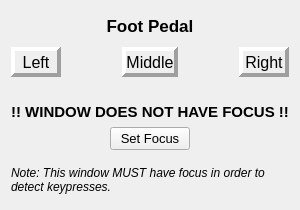
<?xml version="1.0" encoding="UTF-8"?>
<ui version="4.0">
 <class>FootPedal_gui</class>
 <widget class="QWidget" name="FootPedal_gui">
  <property name="geometry">
   <rect>
    <x>0</x>
    <y>0</y>
    <width>300</width>
    <height>210</height>
   </rect>
  </property>
  <property name="sizePolicy">
   <sizepolicy hsizetype="Fixed" vsizetype="Minimum">
    <horstretch>0</horstretch>
    <verstretch>0</verstretch>
   </sizepolicy>
  </property>
  <property name="minimumSize">
   <size>
    <width>300</width>
    <height>210</height>
   </size>
  </property>
  <property name="maximumSize">
   <size>
    <width>300</width>
    <height>210</height>
   </size>
  </property>
  <property name="windowTitle">
   <string>Form</string>
  </property>
  <property name="autoFillBackground">
   <bool>false</bool>
  </property>
  <layout class="QVBoxLayout" name="verticalLayout_2">
   <item>
    <layout class="QVBoxLayout" name="verticalLayout">
     <item>
      <spacer name="verticalSpacer_3">
       <property name="orientation">
        <enum>Qt::Vertical</enum>
       </property>
       <property name="sizeHint" stdset="0">
        <size>
         <width>20</width>
         <height>40</height>
        </size>
       </property>
      </spacer>
     </item>
     <item>
      <widget class="QLabel" name="label">
       <property name="font">
        <font>
         <pointsize>13</pointsize>
         <weight>75</weight>
         <italic>false</italic>
         <bold>true</bold>
         <underline>false</underline>
         <strikeout>false</strikeout>
        </font>
       </property>
       <property name="frameShape">
        <enum>QFrame::NoFrame</enum>
       </property>
       <property name="frameShadow">
        <enum>QFrame::Plain</enum>
       </property>
       <property name="lineWidth">
        <number>1</number>
       </property>
       <property name="text">
        <string>Foot Pedal</string>
       </property>
       <property name="alignment">
        <set>Qt::AlignCenter</set>
       </property>
      </widget>
     </item>
     <item>
      <spacer name="verticalSpacer">
       <property name="orientation">
        <enum>Qt::Vertical</enum>
       </property>
       <property name="sizeHint" stdset="0">
        <size>
         <width>20</width>
         <height>40</height>
        </size>
       </property>
      </spacer>
     </item>
     <item>
      <layout class="QHBoxLayout" name="horizontalLayout" stretch="0,0,0,0,0">
       <property name="sizeConstraint">
        <enum>QLayout::SetFixedSize</enum>
       </property>
       <property name="bottomMargin">
        <number>10</number>
       </property>
       <item>
        <widget class="QLabel" name="label_leftPedal">
         <property name="minimumSize">
          <size>
           <width>50</width>
           <height>30</height>
          </size>
         </property>
         <property name="font">
          <font>
           <pointsize>12</pointsize>
          </font>
         </property>
         <property name="frameShape">
          <enum>QFrame::Panel</enum>
         </property>
         <property name="frameShadow">
          <enum>QFrame::Raised</enum>
         </property>
         <property name="lineWidth">
          <number>4</number>
         </property>
         <property name="text">
          <string>Left</string>
         </property>
         <property name="alignment">
          <set>Qt::AlignCenter</set>
         </property>
        </widget>
       </item>
       <item>
        <spacer name="horizontalSpacer">
         <property name="orientation">
          <enum>Qt::Horizontal</enum>
         </property>
         <property name="sizeHint" stdset="0">
          <size>
           <width>40</width>
           <height>20</height>
          </size>
         </property>
        </spacer>
       </item>
       <item>
        <widget class="QLabel" name="label_middlePedal">
         <property name="minimumSize">
          <size>
           <width>0</width>
           <height>30</height>
          </size>
         </property>
         <property name="font">
          <font>
           <pointsize>12</pointsize>
          </font>
         </property>
         <property name="frameShape">
          <enum>QFrame::Panel</enum>
         </property>
         <property name="frameShadow">
          <enum>QFrame::Raised</enum>
         </property>
         <property name="lineWidth">
          <number>4</number>
         </property>
         <property name="text">
          <string>Middle</string>
         </property>
         <property name="alignment">
          <set>Qt::AlignCenter</set>
         </property>
        </widget>
       </item>
       <item>
        <spacer name="horizontalSpacer_2">
         <property name="orientation">
          <enum>Qt::Horizontal</enum>
         </property>
         <property name="sizeHint" stdset="0">
          <size>
           <width>40</width>
           <height>20</height>
          </size>
         </property>
        </spacer>
       </item>
       <item>
        <widget class="QLabel" name="label_rightPedal">
         <property name="minimumSize">
          <size>
           <width>50</width>
           <height>30</height>
          </size>
         </property>
         <property name="font">
          <font>
           <pointsize>12</pointsize>
          </font>
         </property>
         <property name="frameShape">
          <enum>QFrame::Panel</enum>
         </property>
         <property name="frameShadow">
          <enum>QFrame::Raised</enum>
         </property>
         <property name="lineWidth">
          <number>4</number>
         </property>
         <property name="text">
          <string>Right</string>
         </property>
         <property name="alignment">
          <set>Qt::AlignCenter</set>
         </property>
        </widget>
       </item>
      </layout>
     </item>
     <item>
      <spacer name="verticalSpacer_5">
       <property name="orientation">
        <enum>Qt::Vertical</enum>
       </property>
       <property name="sizeType">
        <enum>QSizePolicy::Fixed</enum>
       </property>
       <property name="sizeHint" stdset="0">
        <size>
         <width>20</width>
         <height>10</height>
        </size>
       </property>
      </spacer>
     </item>
     <item>
      <widget class="QLabel" name="label_focusLost">
       <property name="font">
        <font>
         <pointsize>11</pointsize>
         <weight>75</weight>
         <bold>true</bold>
        </font>
       </property>
       <property name="frameShape">
        <enum>QFrame::NoFrame</enum>
       </property>
       <property name="frameShadow">
        <enum>QFrame::Raised</enum>
       </property>
       <property name="lineWidth">
        <number>2</number>
       </property>
       <property name="text">
        <string>!! WINDOW DOES NOT HAVE FOCUS !!</string>
       </property>
       <property name="alignment">
        <set>Qt::AlignCenter</set>
       </property>
      </widget>
     </item>
     <item>
      <layout class="QHBoxLayout" name="horizontalLayout_2" stretch="0,0,0">
       <property name="sizeConstraint">
        <enum>QLayout::SetFixedSize</enum>
       </property>
       <property name="bottomMargin">
        <number>10</number>
       </property>
       <item>
        <spacer name="horizontalSpacer_3">
         <property name="orientation">
          <enum>Qt::Horizontal</enum>
         </property>
         <property name="sizeHint" stdset="0">
          <size>
           <width>40</width>
           <height>20</height>
          </size>
         </property>
        </spacer>
       </item>
       <item>
        <widget class="QPushButton" name="button_setFocus">
         <property name="maximumSize">
          <size>
           <width>80</width>
           <height>25</height>
          </size>
         </property>
         <property name="font">
          <font>
           <pointsize>10</pointsize>
          </font>
         </property>
         <property name="text">
          <string>Set Focus</string>
         </property>
         <property name="checkable">
          <bool>false</bool>
         </property>
         <property name="checked">
          <bool>false</bool>
         </property>
         <property name="flat">
          <bool>false</bool>
         </property>
        </widget>
       </item>
       <item>
        <spacer name="horizontalSpacer_4">
         <property name="orientation">
          <enum>Qt::Horizontal</enum>
         </property>
         <property name="sizeHint" stdset="0">
          <size>
           <width>40</width>
           <height>20</height>
          </size>
         </property>
        </spacer>
       </item>
      </layout>
     </item>
     <item>
      <widget class="QLabel" name="label_3">
       <property name="font">
        <font>
         <pointsize>9</pointsize>
         <italic>true</italic>
        </font>
       </property>
       <property name="text">
        <string>Note: This window MUST have focus in order to detect keypresses.</string>
       </property>
       <property name="wordWrap">
        <bool>true</bool>
       </property>
      </widget>
     </item>
     <item>
      <spacer name="verticalSpacer_2">
       <property name="orientation">
        <enum>Qt::Vertical</enum>
       </property>
       <property name="sizeHint" stdset="0">
        <size>
         <width>20</width>
         <height>40</height>
        </size>
       </property>
      </spacer>
     </item>
    </layout>
   </item>
  </layout>
 </widget>
 <resources/>
 <connections/>
</ui>
